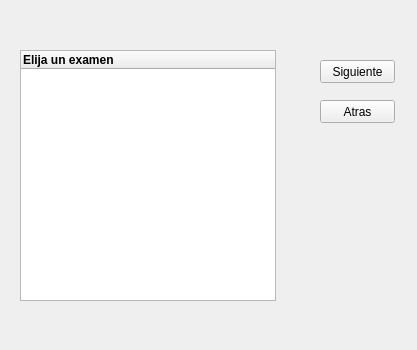
<?xml version="1.0" encoding="UTF-8"?>
<ui version="4.0">
 <class>crearExamenes</class>
 <widget class="QWidget" name="crearExamenes">
  <property name="geometry">
   <rect>
    <x>0</x>
    <y>0</y>
    <width>417</width>
    <height>350</height>
   </rect>
  </property>
  <property name="windowTitle">
   <string>Seleccion de Examen</string>
  </property>
  <widget class="QTreeWidget" name="treeWidget">
   <property name="geometry">
    <rect>
     <x>20</x>
     <y>50</y>
     <width>256</width>
     <height>251</height>
    </rect>
   </property>
   <property name="font">
    <font>
     <weight>75</weight>
     <bold>true</bold>
    </font>
   </property>
   <column>
    <property name="text">
     <string>Elija un examen</string>
    </property>
   </column>
  </widget>
  <widget class="QPushButton" name="pushButton">
   <property name="geometry">
    <rect>
     <x>320</x>
     <y>100</y>
     <width>75</width>
     <height>23</height>
    </rect>
   </property>
   <property name="text">
    <string>Atras</string>
   </property>
  </widget>
  <widget class="QPushButton" name="pushButton_2">
   <property name="geometry">
    <rect>
     <x>320</x>
     <y>60</y>
     <width>75</width>
     <height>23</height>
    </rect>
   </property>
   <property name="text">
    <string>Siguiente</string>
   </property>
  </widget>
 </widget>
 <resources/>
 <connections/>
</ui>
